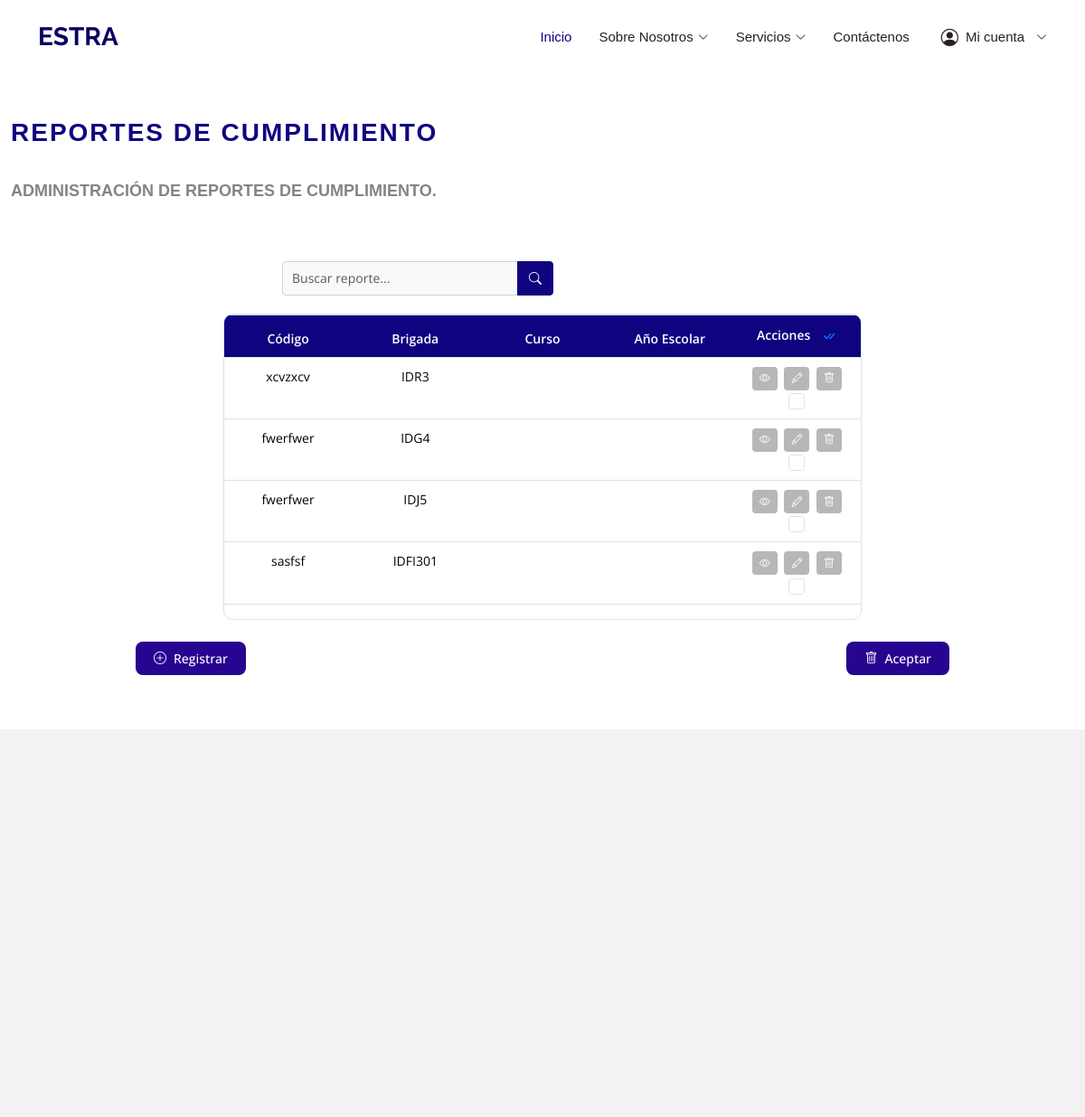
/reportes/, run on an earlier commit of the app's database.
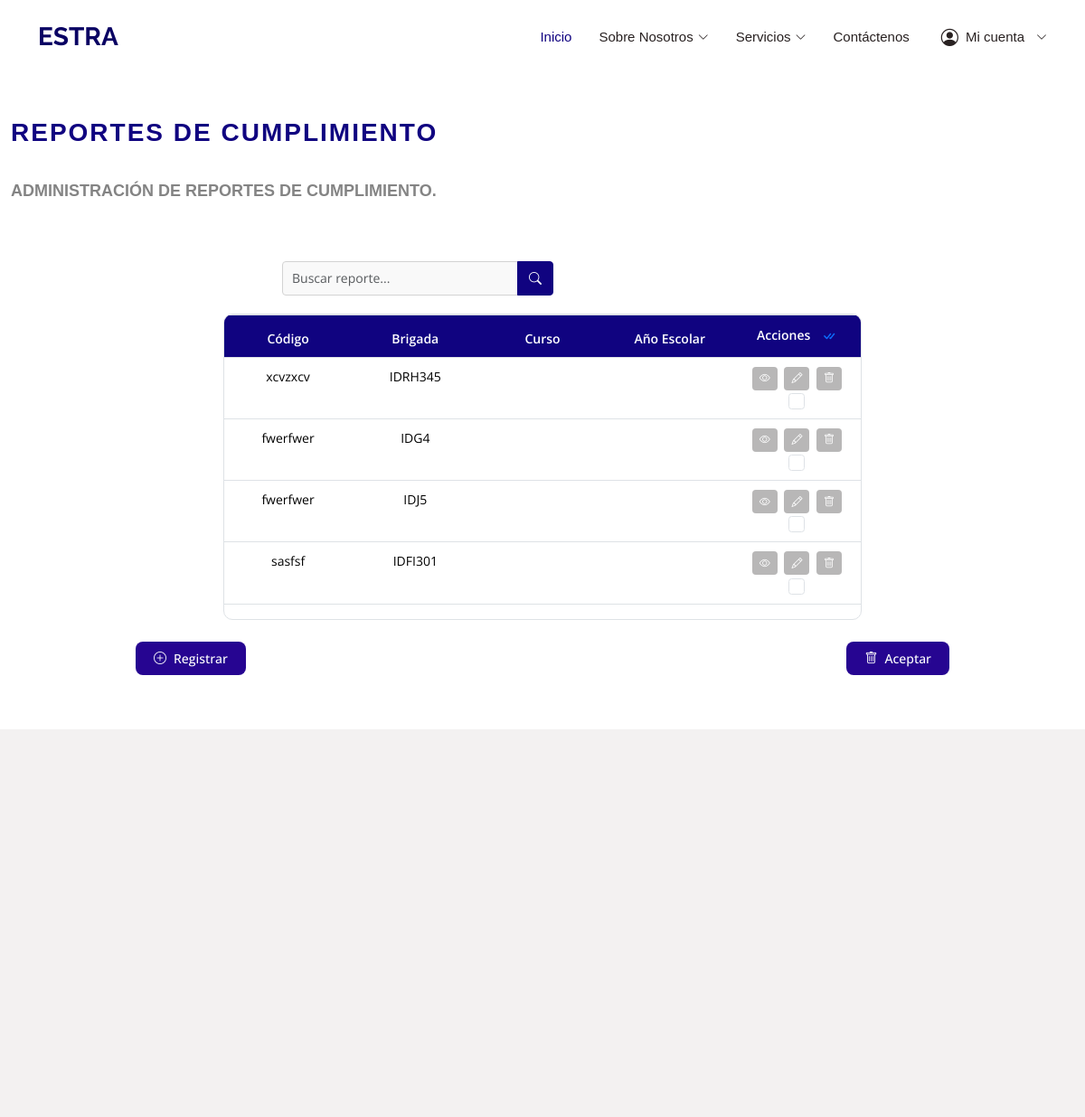
And on a later commit of the database.
### data_models/models.py (models this page shows, shortened)
class Reporte(models.Model):
    brigada = models.CharField(max_length=10, blank=True, null=True)
    codigo = models.CharField(max_length=10, blank=True, null=True)
    periodo = models.CharField(max_length=10, blank=True, null=True)
    fecha = models.DateField(blank=True, null=True)
    autor = models.CharField(max_length=50, blank=True, null=True)
    institucion = models.CharField(max_length=50, blank=True, null=True)
    resumen = models.TextField(blank=True, null=True)
    objetivos = models.TextField(blank=True, null=True)
    actividades = models.TextField(blank=True, null=True)
    resultados = models.TextField(blank=True, null=True)
    analisis = models.TextField(blank=True, null=True)
    desafios = models.TextField(blank=True, null=True)
    proximos_pasos = models.TextField(blank=True, null=True)
    anexos = models.FileField(upload_to='anexos/', blank=True, null=True)

### data_models/vistas/vistasReporte/views.py (the view)
# urls.py: path('reportes/', visualizarReportes, name='reportes'),
def visualizarReportes(request):
    query = request.GET.get('q', '')
    if query:
        reportes = Reporte.objects.filter(
            Q(nombre__icontains=query) |
            Q(curso__icontains=query) |
            Q(anio_escolar__icontains=query) |
            Q(grupo__icontains=query) |
            Q(autor__icontains=query)
        )
    else:
        reportes = Reporte.objects.all()
    return render(request, 'reportes.html', {
        'reportes': reportes,
        'query': query
    })

### templates/reportes.html (shortened to what the changed rows need)
{% load static %}
<!DOCTYPE html>
<html lang="es">
<head>
  <link href="{% static 'assets/vendor/animate.css/animate.min.css' %}" rel="stylesheet">
  <link href="{% static 'assets/vendor/bootstrap/css/bootstrap.min.css' %}" rel="stylesheet">
  <link href="{% static 'assets/vendor/bootstrap-icons/bootstrap-icons.css' %}" rel="stylesheet">
  <link href="{% static 'assets/vendor/boxicons/css/boxicons.min.css' %}" rel="stylesheet">
  <link href="{% static 'assets/vendor/glightbox/css/glightbox.min.css' %}" rel="stylesheet">
  <link href="{% static 'assets/vendor/remixicon/remixicon.css' %}" rel="stylesheet">
  <link href="{% static 'assets/vendor/swiper/swiper-bundle.min.css' %}" rel="stylesheet">
  <link href="{% static 'assets/css/style.css' %}" rel="stylesheet">
</head>
<body>
  <header id="header" class="d-flex align-items-center fixed-top">
    <div class="container d-flex align-items-center">
      <h1 class="logo me-auto"><a href="{% url 'pagina_principal' %}">ESTRA</a></h1>
    </div>
  </header>
  <main id="main">
<section id="reportes-cumplimiento" class="reportes-cumplimiento section-bg">
    <div class="container-fluid">
      <div class="section-title">
        <h2>Reportes de Cumplimiento</h2>
        <br>
        <br>
      </div>
      <form id="form-eliminar-reportes" method="POST" action="{% url 'eliminar_reportes' %}">
        <div id="tabla-reportes" class="table-container">
          <div id="tabla-reportes-responsive" class="table-responsive">
            <table id="tablita-reportes" class="table table-bordered table-hover custom-table">
              <thead>
                <tr>
                  <th>Código</th>
                  <th>Brigada</th>
                  <th>Curso</th>
                  <th>Año Escolar</th>
                  <th>
                    Acciones
                    <button id="btn-seleccionar-todo" class="btn btn-link p-0 ms-2" title="Seleccionar Todo">
                      <i class="bi bi-check-all"></i>
                    </button>
                  </th>
                </tr>
              </thead>
              <tbody>
                {% for reporte in reportes %}
                <tr data-id="{{ reporte.id }}">
                  <td>{{ reporte.codigo }}</td>
                  <td>{{ reporte.brigada }}</td>
                  <td>{{ reporte.curso }}</td>
                  <td>{{ reporte.anio_escolar }}</td>
                  <td>
                    <button type="button" class="btn btn-action btn-ver-detalles" data-id="{{ reporte.id }}" title="Ver Detalles">
                      <i class="bi bi-eye"></i>
                    </button>
                    <button type="button" class="btn btn-action btn-modificar" data-id="{{ reporte.id }}" title="Modificar">
                      <i class="bi bi-pencil"></i>
                    </button>
                    <button type="button" class="btn btn-action btn-eliminar" data-id="{{ reporte.id }}" title="Eliminar">
                      <i class="bi bi-trash"></i>
                    </button>
                    <input type="checkbox" class="form-check-input seleccionar-fila" name="reportes[]" value="{{ reporte.id }}">
                  </td>
                </tr>
                {% empty %}
                <tr>
                  <td colspan="5" class="text-center">No hay reportes registrados.</td>
                </tr>
                {% endfor %}
              </tbody>
            </table>
          </div>
        </div>
      </form>
    </div>
  </section>
  </main>
</body>
</html>

What changed in the data, as far as the page shows it:
changed Reporte "xcvzxcv": brigada "IDR3" → "IDRH345"
